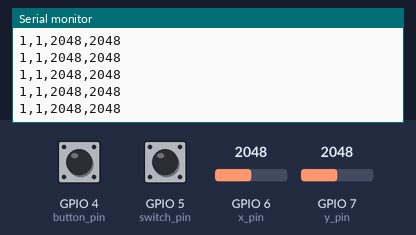
Bench run of a sketch on a simulated ESP32-S3. Parts: the last lines printed to the serial monitor. The inputs (shaded band) are chosen by the test bench; at power-on: GPIO 6 (x_pin) = 2048, GPIO 7 (y_pin) = 2048, GPIO 4 (button_pin) HIGH, GPIO 5 (switch_pin) HIGH.

Above: at 1.2 s.
1.3 s: GPIO 6 (x_pin) set to 2866
At 2.1 s:
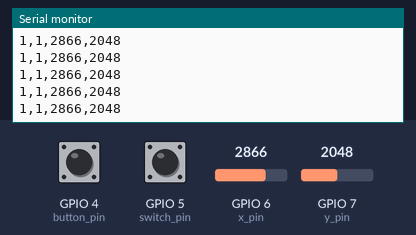
2.8 s: GPIO 7 (y_pin) set to 2866
At 3.7 s:
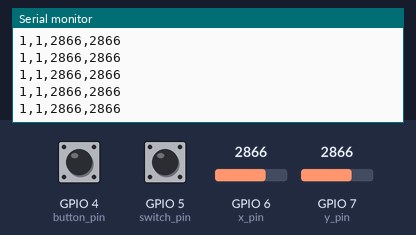
4.3 s: GPIO 4 (button_pin) pulled LOW for 0.15 s
5.9 s: GPIO 5 (switch_pin) pulled LOW for 0.15 s
7.5 s: GPIO 6 (x_pin) set to 3603
At 8.3 s:
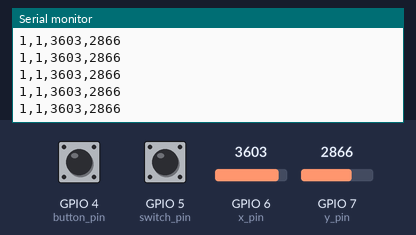
9.0 s: GPIO 4 (button_pin) pulled LOW for 1 s
At 10.0 s:
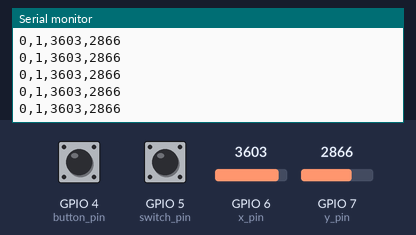
Timing chart, 0 to 12.0 s (numbered marks = the images above; inputs shaded):
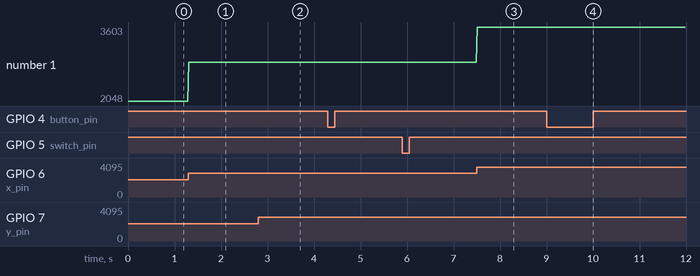

Measured:
- after the input at 1.3 s, the serial monitor: prints a new line at once (image 1)
- after the input at 2.8 s, the serial monitor: prints a new line at once (image 2)
- after the input at 7.5 s, the serial monitor: prints a new line at once (image 3)
- after the input at 9.0 s, the serial monitor: prints a new line at once (image 4)
- plotted number 1: 2048 → 2866 after the input at 1.3 s, 2866 → 3603 after the input at 7.5 s

The sketch:

inputs_to_pi.ino
```cpp
int button_pin = 4;
int switch_pin = 5;
int x_pin = 6;
int y_pin = 7;

void setup() {
  Serial.begin(9600);

  pinMode(button_pin, INPUT_PULLUP);
  pinMode(switch_pin, INPUT_PULLUP);
  pinMode(x_pin, INPUT);
  pinMode(y_pin, INPUT);
}

void loop() {
  int button_val = digitalRead(button_pin);
  int switch_val = digitalRead(switch_pin);
  int x_val = analogRead(x_pin);
  int y_val = analogRead(y_pin);

  Serial.printf("%d,%d,%d,%d\n", button_val, switch_val, x_val, y_val);
  delay(20);
}
```
